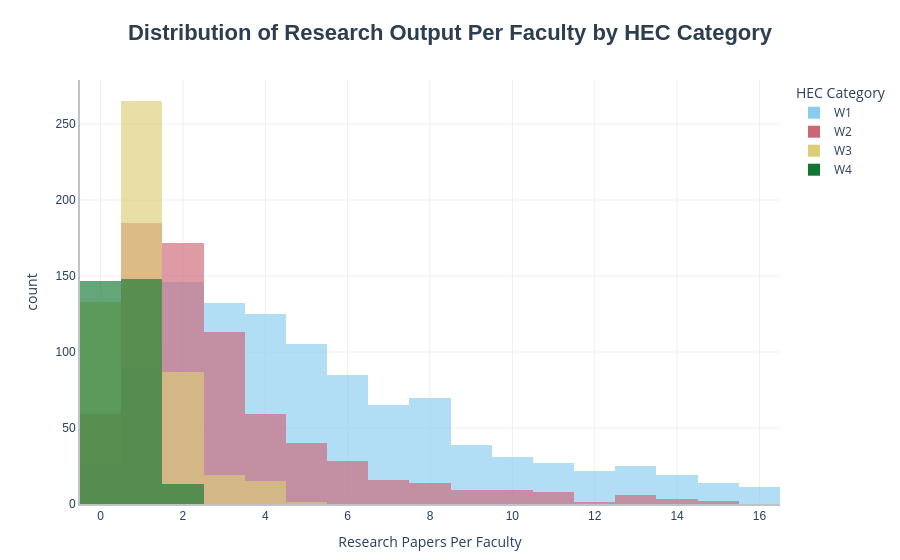

The cell this chart's notebook holds for it:
### Code cell
fig = px.histogram(
    enhanced_uni_data,
    x='Research_Per_Faculty',
    color='HEC_Category',
    nbins=30,
    barmode="overlay",  
    opacity=0.65,  
    title="<b>Distribution of Research Output Per Faculty by HEC Category</b>",
    labels={
        "Research_Per_Faculty": "Research Papers Per Faculty",
        "count": "Frequency (Count)",
        "HEC_Category": "HEC Category",
    },
    color_discrete_sequence=px.colors.qualitative.Safe
)

fig.update_layout(
    title_font=dict(size=22, family="Arial", color="#2c3e50"),
    title_x=0.5,  # Center the title
    legend_title_text="HEC Category",
    plot_bgcolor="rgba(0,0,0,0)",  # Transparent chart area background
    paper_bgcolor="rgba(0,0,0,0)",
    margin=dict(l=80, r=50, t=80, b=50),
)

fig.update_xaxes(
    showline=True,
    linewidth=2,
    linecolor="#bdc3c7",
    showgrid=True,
    gridcolor="#ecf0f1",  
    tickfont=dict(size=12, family="Arial"),
)

fig.update_yaxes(
    showline=True,
    linewidth=2,
    linecolor="#bdc3c7",
    showgrid=True,
    gridcolor="#ecf0f1",
    tickfont=dict(size=12, family="Arial"),
)

fig.show()

### Figure 1 — Plotly figure (JSON) as saved in the notebook; plotly's stock layout.template omitted (floating-point values rounded to 4 significant figures; data arrays with more than 128 entries replaced by an {"elided": "..."} marker saying what was removed)
{"data": [{"bingroup": "x", "hovertemplate": "HEC Category=W1<br>Research Papers Per Faculty=%{x}<br>count=%{y}<extra></extra>", "legendgroup": "W1", "marker": {"color": "rgb(136, 204, 238)", "opacity": 0.65, "pattern": {"shape": ""}}, "name": "W1", "nbinsx": 30, "orientation": "v", "showlegend": true, "type": "histogram", "x": {"elided": "1032 float values"}, "xaxis": "x", "yaxis": "y"}, {"bingroup": "x", "hovertemplate": "HEC Category=W2<br>Research Papers Per Faculty=%{x}<br>count=%{y}<extra></extra>", "legendgroup": "W2", "marker": {"color": "rgb(204, 102, 119)", "opacity": 0.65, "pattern": {"shape": ""}}, "name": "W2", "nbinsx": 30, "orientation": "v", "showlegend": true, "type": "histogram", "x": {"elided": "724 float values"}, "xaxis": "x", "yaxis": "y"}, {"bingroup": "x", "hovertemplate": "HEC Category=W3<br>Research Papers Per Faculty=%{x}<br>count=%{y}<extra></extra>", "legendgroup": "W3", "marker": {"color": "rgb(221, 204, 119)", "opacity": 0.65, "pattern": {"shape": ""}}, "name": "W3", "nbinsx": 30, "orientation": "v", "showlegend": true, "type": "histogram", "x": {"elided": "520 float values"}, "xaxis": "x", "yaxis": "y"}, {"bingroup": "x", "hovertemplate": "HEC Category=W4<br>Research Papers Per Faculty=%{x}<br>count=%{y}<extra></extra>", "legendgroup": "W4", "marker": {"color": "rgb(17, 119, 51)", "opacity": 0.65, "pattern": {"shape": ""}}, "name": "W4", "nbinsx": 30, "orientation": "v", "showlegend": true, "type": "histogram", "x": {"elided": "308 float values"}, "xaxis": "x", "yaxis": "y"}], "layout": {"barmode": "overlay", "legend": {"title": {"text": "HEC Category"}, "tracegroupgap": 0}, "margin": {"b": 50, "l": 80, "r": 50, "t": 80}, "paper_bgcolor": "rgba(0,0,0,0)", "plot_bgcolor": "rgba(0,0,0,0)", "title": {"font": {"color": "#2c3e50", "family": "Arial", "size": 22}, "text": "<b>Distribution of Research Output Per Faculty by HEC Category</b>", "x": 0.5}, "xaxis": {"anchor": "y", "domain": [0, 1], "gridcolor": "#ecf0f1", "linecolor": "#bdc3c7", "linewidth": 2, "showgrid": true, "showline": true, "tickfont": {"family": "Arial", "size": 12}, "title": {"text": "Research Papers Per Faculty"}}, "yaxis": {"anchor": "x", "domain": [0, 1], "gridcolor": "#ecf0f1", "linecolor": "#bdc3c7", "linewidth": 2, "showgrid": true, "showline": true, "tickfont": {"family": "Arial", "size": 12}, "title": {"text": "count"}}}}
